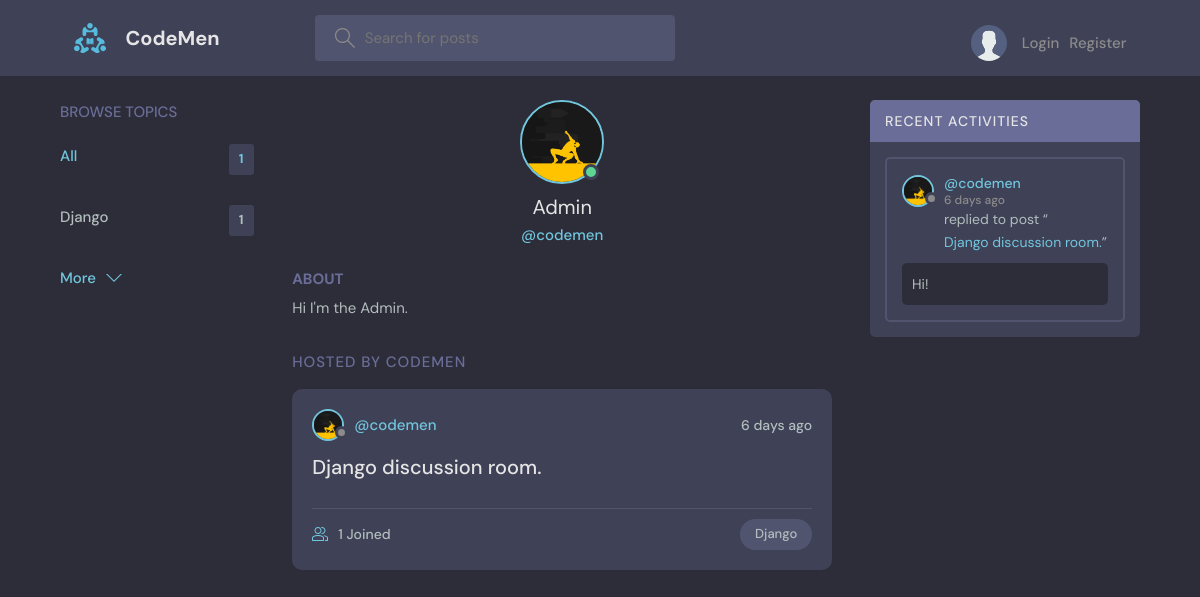
Page /profile/1/ on the earlier database version.
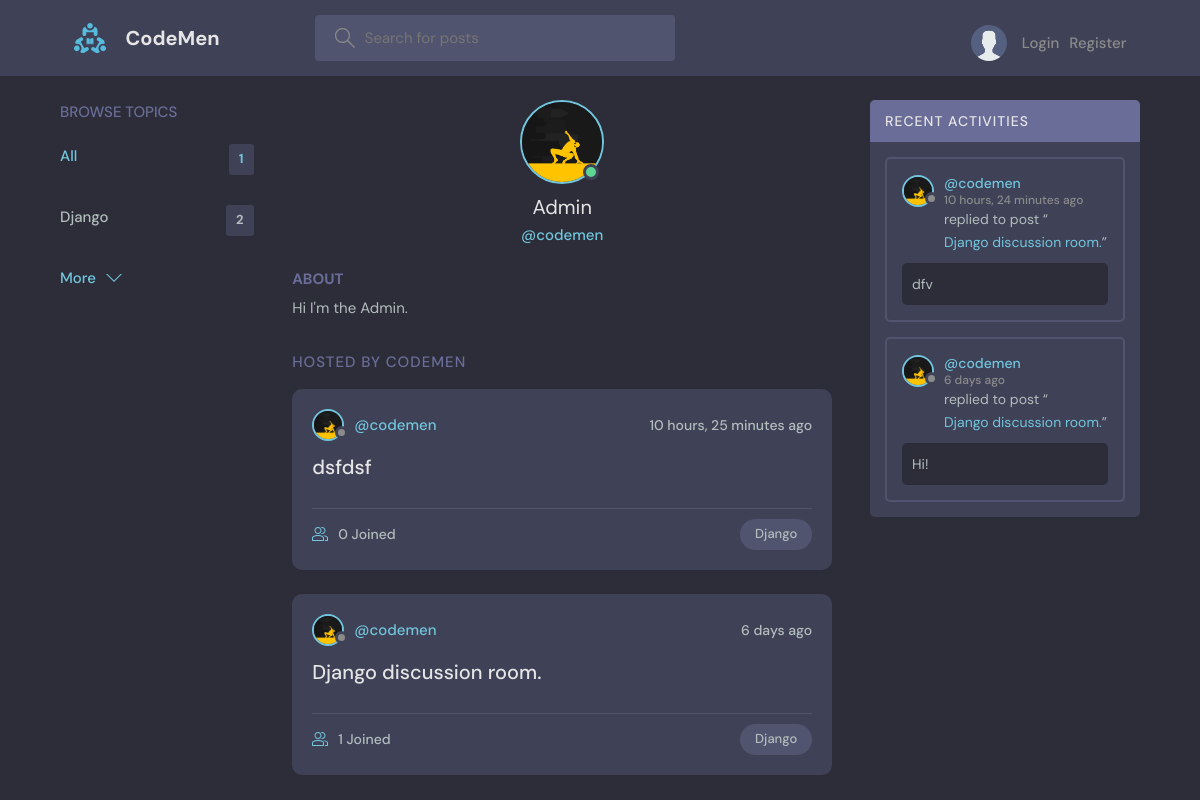
Same page on the later database version.
### base/models.py (models this page shows, shortened)
class Topic(models.Model):
    name = models.CharField(max_length=200)

class Room(models.Model):
    host = models.ForeignKey(User, on_delete=models.SET_NULL, null=True)
    topic = models.ForeignKey(Topic, on_delete=models.SET_NULL, null=True)
    name = models.CharField(max_length=200)
    description = models.TextField(null=True, blank=True)
    participants = models.ManyToManyField(
        User, related_name='participants', blank=True)
    updated = models.DateTimeField(auto_now=True)
    created = models.DateTimeField(auto_now_add=True)
    class Meta:
        ordering = ['-updated', '-created']
    def __str__(self):
        return self.name

class User(AbstractUser):
    name = models.CharField(max_length=200, null=True)
    email = models.EmailField(unique=True, null=True)
    bio = models.TextField(null=True)
    avatar = models.ImageField(null=True, default="avatar.svg")
    USERNAME_FIELD = 'email'
    REQUIRED_FIELDS = []

class Message(models.Model):
    user = models.ForeignKey(User, on_delete=models.CASCADE)
    room = models.ForeignKey(Room, on_delete=models.CASCADE)
    body = models.TextField()
    updated = models.DateTimeField(auto_now=True)
    created = models.DateTimeField(auto_now_add=True)
    class Meta:
        ordering = ['-updated', '-created']

### base/views.py (the view)
# urls.py: path('profile/<str:pk>/', views.userProfile, name="user-profile"),
def userProfile(request, pk):
    user = User.objects.get(id=pk)
    rooms = user.room_set.all()
    room_messages = user.message_set.all()
    topics = Topic.objects.all()
    context = {'user': user, 'rooms': rooms,
               'room_messages': room_messages, 'topics': topics}
    return render(request, 'base/profile.html', context)

### base/templates/base/profile.html (shortened to what this page needs)
{% extends 'main.html' %}
{% block content %}
<main class="profile-page layout layout--3">
  <div class="container">
    {% include 'base/topics_component.html' %}
    <div class="roomList">
      <div class="profile">
        <div class="profile__avatar">
          <div class="avatar avatar--large active">
            <img src="{{user.avatar.url}}" />
          </div>
        </div>
        <div class="profile__info">
          <h3>{{user.name}}</h3>
          <p>@{{user.username}}</p>
        </div>
        <div class="profile__about">
          <h3>About</h3>
          <p>
            {{user.bio}}
          </p>
        </div>
      </div>
      <div class="roomList__header">
        <div>
          <h2>Hosted by CodeMen </h2>
        </div>
      </div>
      {% include 'base/feed_component.html' %}
    </div>
    {% include 'base/activity_component.html' %}
  </div>
</main>
{% endblock content %}

### base/templates/base/topics_component.html
<div class="topics">
    <div class="topics__header">
        <h2>Browse Topics</h2>
    </div>
    <ul class="topics__list">
        <li>
            <a href="{% url 'home' %}" class="active">All <span>{{topics.count}}</span></a>
        </li>
        {% for topic in topics %}
        <li>
            <a href="{% url 'home' %}?q={{topic.name}}">{{topic.name}}<span>{{topic.room_set.all.count}}</span></a>
        </li>
        {% endfor %}
    </ul>
    <a class="btn btn--link" href="{% url 'topics' %}">
        More
        <svg version="1.1" xmlns="http://www.w3.org/2000/svg" width="32" height="32" viewBox="0 0 32 32">
            <title>chevron-down</title>
            <path d="M16 21l-13-13h-3l16 16 16-16h-3l-13 13z"></path>
        </svg>
    </a>
</div>

### base/templates/base/feed_component.html (shortened to what this page needs)
{% for room in rooms %}
<div class="roomListRoom">
    <div class="roomListRoom__header">
        <a href="{% url 'user-profile' room.host.id %}" class="roomListRoom__author">
            <div class="avatar avatar--small">
                <img src="{{room.host.avatar.url}}" />
            </div>
            <span>@{{room.host.username}}</span>
        </a>
        <div class="roomListRoom__actions">
            <span>{{room.created|timesince}} ago</span>
        </div>
    </div>
    <div class="roomListRoom__content">
        <a href="{% url 'room' room.id %}">{{room.name}}</a>
    </div>
    <div class="roomListRoom__meta">
        <a href="{% url 'room' room.id %}" class="roomListRoom__joined">
            {{room.participants.all.count}} Joined
        </a>
        <p class="roomListRoom__topic">{{room.topic.name}}</p>
    </div>
</div>
{% endfor %}

### base/templates/base/activity_component.html (shortened to what this page needs)
<div class="activities">
    <div class="activities__header">
        <h2>Recent Activities</h2>
    </div>
    {% for message in room_messages %}
    <div class="activities__box">
        <div class="activities__boxHeader roomListRoom__header">
            <a href="{% url 'user-profile' message.user.id %}" class="roomListRoom__author">
                <div class="avatar avatar--small">
                    <img src="{{message.user.avatar.url}}" />
                </div>
                <p>
                    @{{message.user.username}}
                    <span>{{message.created|timesince}} ago</span>
                </p>
            </a>
        </div>
        <div class="activities__boxContent">
            <p>replied to post “<a href="{% url 'room' message.room.id %}">{{message.room}}</a>”</p>
            <div class="activities__boxRoomContent">{{message.body}}</div>
        </div>
    </div>
    {% endfor %}
</div>

Differences in the rows shown:
computed for Topic "Django": room_set.all.count "1" → "2"
added Room: host.avatar (picture), host.username "codemen", created "10 hours, 25 minutes", name "dsfdsf", participants.all.count "0", topic.name "Django"
added Message: user.avatar (picture), user.username "codemen", created "10 hours, 24 minutes", room "Django discussion room.", body "dfv"
